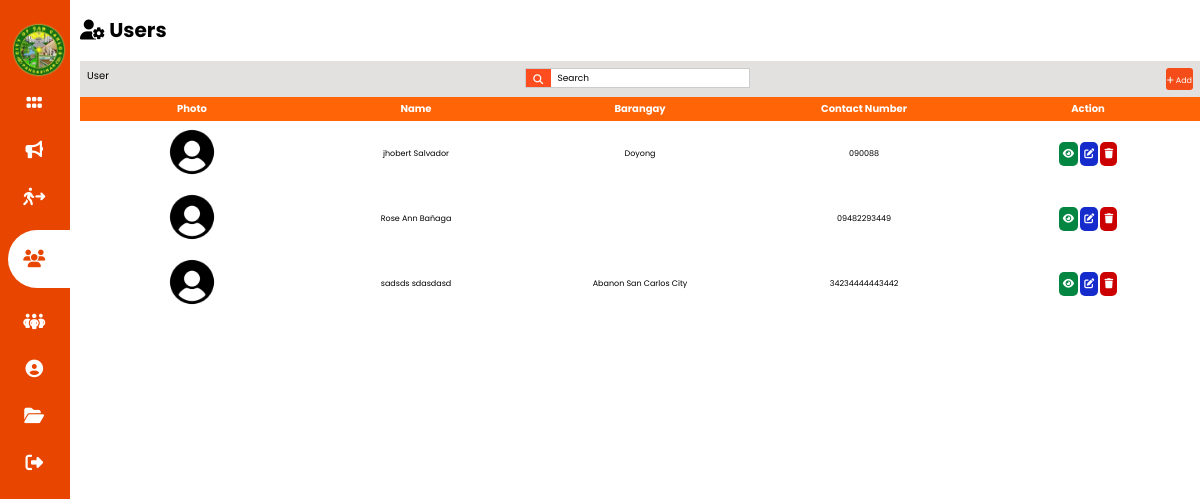
Page /admin/admin/user.php (signed in) on the committed database.
### tables this page shows
CREATE TABLE `users` (
  `id` int(11) NOT NULL,
  `valid_id` varchar(50) NOT NULL,
  `fname` varchar(150) NOT NULL,
  `lname` varchar(150) NOT NULL,
  `location` varchar(255) NOT NULL,
  `contactnum` varchar(30) NOT NULL,
  `user` varchar(100) NOT NULL,
  `pass` varchar(100) NOT NULL,
  `photo` varchar(150) NOT NULL,
  `status` varchar(30) NOT NULL
);

### admin/admin/user.php (the view, shortened to what this page needs)
<?php
include_once("connections/session.php");
?>
<!DOCTYPE html>
<html lang="en">
<head>
    <link rel="stylesheet" href="css/nav.css">
    <link rel="stylesheet" href="css/tables.css">
</head>
<body>
    <div class="sidebar">
        <div class="side-brand">
        <img src="img/scclogo.png" alt="">
        </div>
        <div class="side-menu">
        <ul>
        <li>
                    <a href="dashboard.php"><i class="fa-solid fa-grip"></i>
                    </a>
                </li>
                <li>
                    <a href="announce.php"><i class="fa-solid fa-bullhorn"></i>
                    </a>
                </li>
                <li>
                    <a href="evacuation.php"><i class="fa-solid fa-person-walking-arrow-right"></i>
                    </a>
                </li>
                <li>
                    <a href="user.php" class="active"><i class="fa-solid fa-users"></i>
                    </a>
                </li>
                <li>
                    <a href="sub_admin.php"><i class="fa-solid fa-people-group"></i>
                    </a>
                </li>
                <li>
                    <a href="admin.php"><i class="fa-solid fa-circle-user"></i>
                    </a>
                </li>
                <li>
                    <a href="report.php"><i class="fa-solid fa-folder-open"></i>
                    </a>
                </li>
                <li>
                    <a href="logout.php"><i class="fa-solid fa-right-from-bracket"></i>
                    </a>
                </li>
            </ul>
        </div>
    </div>
    <div class="main-content">
        <header>
            <div class="header-title">
                <h1>
                <i class="fa-solid fa-user-gear"></i>
                Users
                </h1>
            </div>
        </header>
        <div class="grid">
        <br>
            <div class="table">
        <div class="header">
            <p>User</p>
            <form action="usersearch.php" method="get">
            <div class="search">
            <button type="submit"><i class="fa-solid fa-magnifying-glass"></i></button>
                <input type="search" name="search" id="search" placeholder="Search">
            </div>
            </form>
            <div class="add">
                <button><a href="useradd.php"><i class="fa-solid fa-plus"></i> Add</a></button>
            </div>
        </div>
        <div class="table">
            <table>
                <thead>
                    <tr>
                    <th>Photo</th>
                    <th>Name</th>
                    <th>Barangay</th>
                    <th>Contact Number</th>
                    <th>Action</th>
                    </tr>
                </thead>
                <tbody>
                <?php
                   $sql = "SELECT * FROM users";
                   $query = $conn->query($sql);
                   while($rows = $query->fetch_assoc()){ ?>
                <tr>
                    <td><img src="<?php echo (!empty($rows['photo'])) ? '../../img/'.$rows['photo'] : '../../img/profile.jpg'; ?>" width="50px" height="50px"></td>
                    <td><?php echo $rows['fname']." ". $rows['lname'];?></td>
                    <td><?php echo $rows['location'];?></td>
                    <td><?php echo $rows['contactnum'];?></td>
                    <td>
                        <button class="buttons"><a href="userdetails.php?ID=<?php echo $rows['id'];?>"><i class="fa-solid fa-eye"></i></a></button>
                        <button class="buttons"><a href="userupdate.php?ID=<?php echo $rows['id'];?>"><i class="fa-solid fa-pen-to-square"></i></a></button>
                        <button class="buttons" type="submit" name="delete"><a href="userdelete.php?id=<?php echo $rows['id'];?>"> <i class="fa-solid fa-trash"></i></a></button>
                    </td>
                </tr>
                <?php }?>
               </tbody>
            </table>
        </div>
    </div>
    </div>
</body>
</html>

### admin/admin/css/nav.css (style rules this page uses)
:root { --main-color: #e84600; --color-dark: #000000; --text-white: #ffffff; --color-grey: #b1b1b3; }
* { padding: 0; margin: 0; box-sizing: border-box; list-style: none; text-decoration: none; font-family: 'Poppins', sans-serif; }
.sidebar { width: 320px; position: fixed; left: 0; top: 0; height: 100%; background: var(--main-color); font-family: 'Fredoka One', cursive; }
.side-brand { height: 90px; padding-left: 1rem 0rem 1rem 2rem; }
.side-brand img { align-items: center; margin-top: 20px; width: 130px; height: 130px; margin-left: 4.5rem; }
.side-menu { margin-top: 80px; }
.side-menu li { width: 100%; margin-bottom: 1.3rem; padding-left: 1.5rem; }
.side-menu a { padding-left: 1.5rem; display: block; color: var(--text-white); font-size: 1.1rem; text-decoration: none !important; }
.side-menu a i { padding-right: 0.6rem; }
.side-menu a.active { background: var(--text-white); padding-top: 1rem; padding-bottom: 1rem; color: var(--main-color); border-radius: 30px 0px 0px 30px; }
.main-content { margin-left: 340px; margin-top: 15px; }
@media only screen and (max-width: 1200px) { .sidebar { width: 70px; } }
@media only screen and (max-width: 1200px) { .side-brand img { margin-top: 20px; width: 60px; height: 60px; margin-left: 0; } }
@media only screen and (max-width: 1200px) { .sidebar .side-brand, .sidebar li { padding-left: 0.5rem; text-align: center; } }
@media only screen and (max-width: 1200px) { .sidebar li a { padding-left: 0rem; } }
@media only screen and (max-width: 1200px) { .side-menu { margin-top: 0rem; } }
@media only screen and (max-width: 1200px) { .main-content { margin-left: 5rem; font-size: 10px; position: fixed; } }

### rows in the picture
users: fname "jhobert", lname "Salvador", location "Doyong", contactnum "090088"
users: fname "Rose Ann", lname "Bañaga", contactnum "09482293449"
users: fname "sadsds", lname "sdasdasd", location "Abanon San Carlos City", contactnum "34234444443442"
